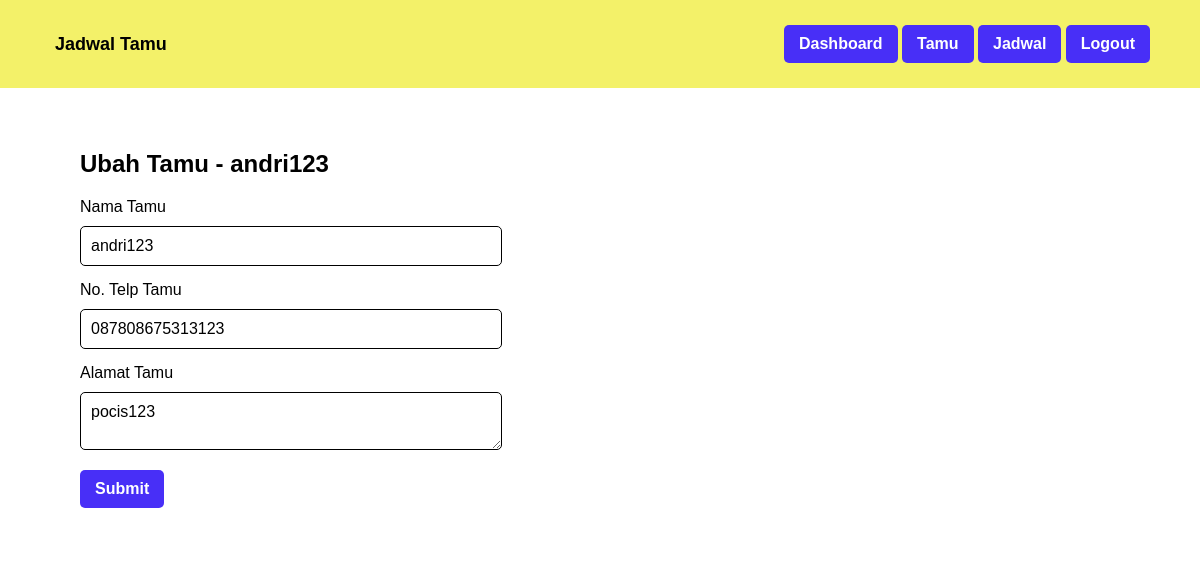
/ubah_tamu.php?id_tamu=1 (signed in), run on an earlier commit of the app's database.
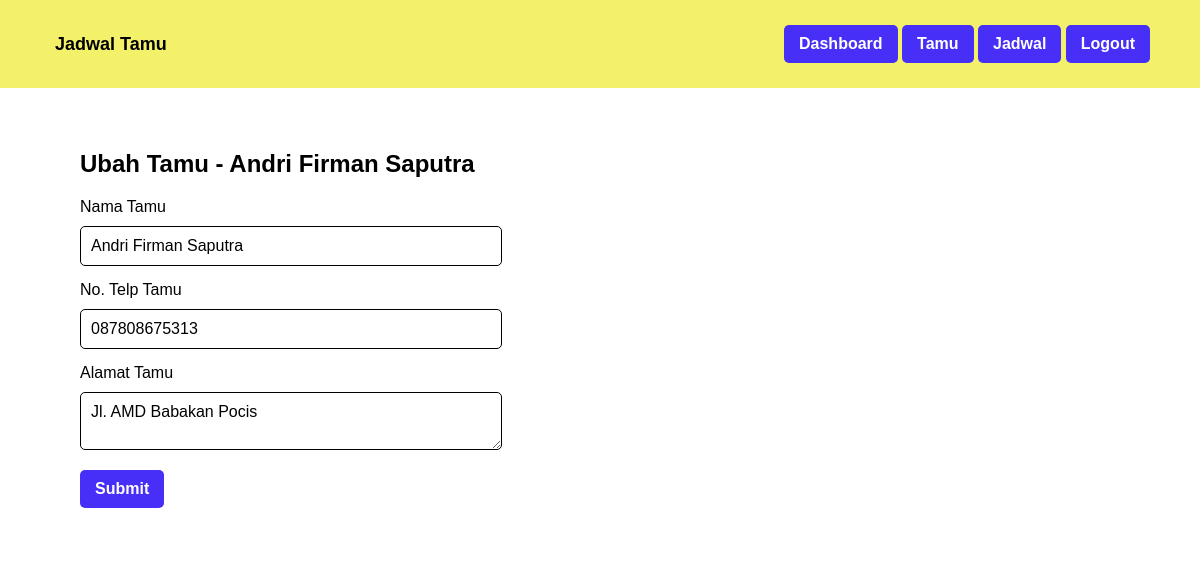
And on a later commit of the database.
### tables this page shows
CREATE TABLE `tamu` (
  `id_tamu` int(11) NOT NULL,
  `nama_tamu` varchar(100) NOT NULL,
  `alamat_tamu` text NOT NULL,
  `no_telp_tamu` varchar(15) NOT NULL
);

### ubah_tamu.php (the view, shortened to what this page needs)
<?php
	require_once 'koneksi.php';
	$id_tamu = $_GET['id_tamu'];
	$data_tamu = mysqli_fetch_assoc(mysqli_query($koneksi, "SELECT * FROM tamu WHERE id_tamu = '$id_tamu'"));
?>
<!DOCTYPE html>
<html lang="en">
<head>
	<?php include_once 'head.php'; ?>
</head>
<body>
	<?php include_once 'navbar.php'; ?>
    <div class="container anti-navbar">
		<form method="post" class="form form-left">
			<h2>Ubah Tamu - <?= $data_tamu['nama_tamu']; ?></h2>
			<div>
				<label class="label" for="nama_tamu">Nama Tamu</label>
				<input class="input" type="text" name="nama_tamu" id="nama_tamu" required value="<?= $data_tamu['nama_tamu']; ?>">
			</div>
			<div>
				<label class="label" for="no_telp_tamu">No. Telp Tamu</label>
				<input class="input" type="number" name="no_telp_tamu" id="no_telp_tamu" required value="<?= $data_tamu['no_telp_tamu']; ?>">
			</div>
			<div>
				<label class="label" for="alamat_tamu">Alamat Tamu</label>
				<textarea class="input" name="alamat_tamu" id="alamat_tamu" required><?= $data_tamu['alamat_tamu']; ?></textarea>
			</div>
			<div>
				<button type="submit" name="btnUbah" class="button">Submit</button>
			</div>
		</form>
	</div>
</body>
</html>

What changed in the data, as far as the page shows it:
changed tamu: nama_tamu "andri123" → "Andri Firman Saputra"; no_telp_tamu "087808675313123" → "087808675313"; alamat_tamu "pocis123" → "Jl. AMD Babakan Pocis"
